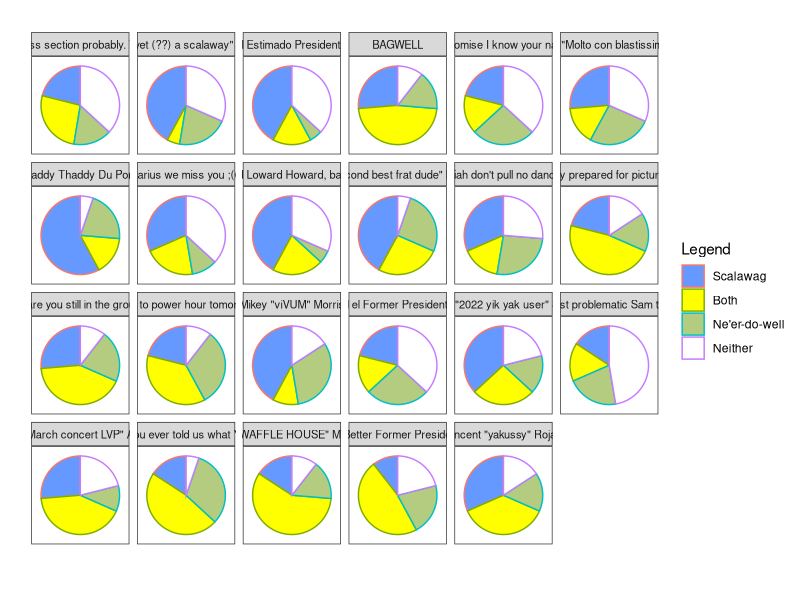

This chart was generated by the following R code:
library(tidyverse)
library(magrittr)
library(reshape2)

setwd('C:/Users/tpmon/OneDrive/Documents/rock and roll')
mgc <- read.csv('mgc.csv', header = FALSE) %>% `[`(,c(1,2,4,3,5))
names(mgc) <- c('Name','Scalawag','Both',"Ne'er-do-well",'Neither')
mgc[,-1] %<>% multiply_by(1/19)
mgc %<>% melt()
names(mgc)[2] <- 'Legend'
ggplot(mgc, aes(x="", y=value, group=Legend, color=Legend, fill=Legend)) +
  geom_bar(width = 1, stat = "identity") +
  coord_polar("y", start=0) + 
  facet_wrap(~ Name, ncol = 6) +
  theme_bw() +
  theme(axis.text = element_blank(),
        axis.ticks = element_blank(),
        panel.grid  = element_blank(),
        strip.text.x = element_text(size = 8)) +
  labs(x = '', y = '') +
  scale_fill_manual(values=c("#6699FF", "#FFFF00", "#B3CC80", "#FFFFFF"))
